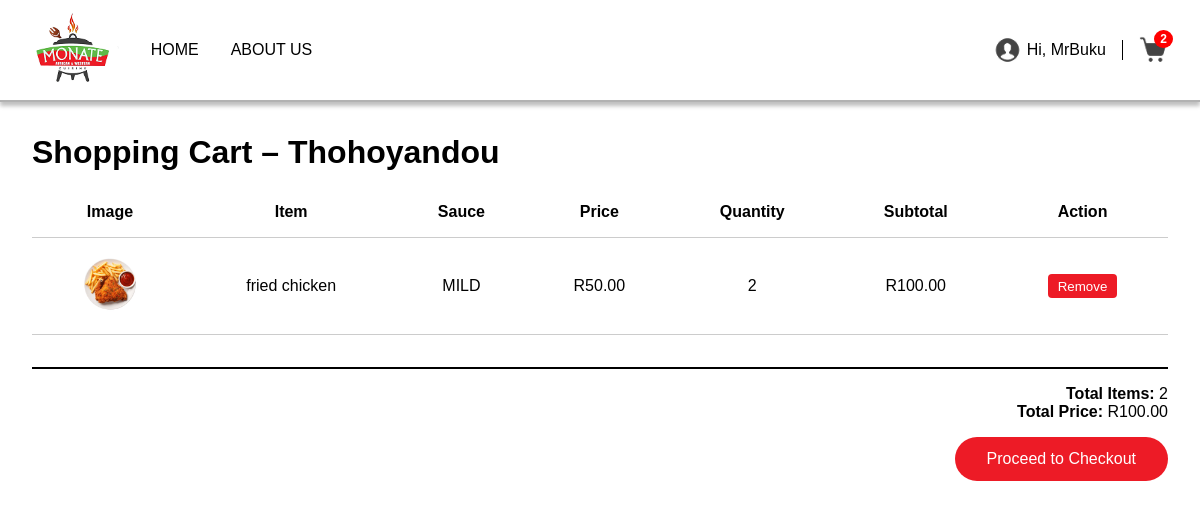
The app's page /menu/cart.php (signed in) with its own data.
### tables this page shows
CREATE TABLE `cart` (
  `id` int(11) NOT NULL,
  `user_id` int(11) NOT NULL,
  `branch_location` varchar(255) NOT NULL,
  `item_id` int(11) NOT NULL,
  `name` varchar(255) NOT NULL,
  `price` decimal(10,2) NOT NULL,
  `quantity` int(11) NOT NULL DEFAULT 1,
  `sauce` varchar(100) DEFAULT NULL,
  `image` varchar(255) DEFAULT NULL,
  `created_at` timestamp NOT NULL DEFAULT current_timestamp()
);

### menu/cart.php (the view, shortened to what this page needs)
<?php
require_once "../API/db.php";
$branchLocation = "Thohoyandou";
$userId = $_SESSION["user_id"];
$stmt = $conn->prepare("
    SELECT C.id, C.item_id, C.name, C.price, C.quantity, C.sauce, C.image
    FROM Cart C
    WHERE C.user_id = ? AND C.branch_location = ?
");
$stmt->bind_param("is", $userId, $branchLocation);
$stmt->execute();
$result = $stmt->get_result();
$cartItems = $result->fetch_all(MYSQLI_ASSOC);
$totalItems = 0;
$totalPrice = 0;
foreach ($cartItems as $item) {
    $totalItems += $item["quantity"];
    $totalPrice += $item["price"] * $item["quantity"];
}
?>
<!DOCTYPE html>
<html lang="en">
<head>
</head>
<body>
  <header class="top-header">
    <div class="logo">
      <img src="img/logo 2.png" alt="Monate Logo">
    </div>
    <nav class="nav-links">
      <a href="../HOME/index.php">HOME</a>
      <a href="../About Us/index.php">ABOUT US</a>
    </nav>
    <div class="account-cart">
      <a href="../Sign in/index.php" class="account">
        <img src="img/profile.png" alt="Account">
        <span>
          <?php if (isset($_SESSION["username"])): ?>
            Hi, <?= htmlspecialchars($_SESSION["username"]); ?>
          <?php else: ?>
            ACCOUNT
          <?php endif; ?>
        </span>
      </a>
      <a href="cart.php" class="cart">
        <img src="img/shopping cart.png" alt="Cart">
        <?php if ($totalItems > 0): ?>
          <span class="cart-badge"><?= $totalItems ?></span>
        <?php endif; ?>
      </a>
    </div>
  </header>
  <main class="cart-page">
    <h1>Shopping Cart – Thohoyandou</h1>
    <?php if (empty($cartItems)): ?>
      <p>Your cart for <strong>Thohoyandou</strong> is empty.
         <a href="Thohoyandou.php">Continue Shopping</a></p>
    <?php else: ?>
      <table class="cart-table">
        <tr>
          <th>Image</th>
          <th>Item</th>
          <th>Sauce</th>
          <th>Price</th>
          <th>Quantity</th>
          <th>Subtotal</th>
          <th>Action</th>
        </tr>
        <?php foreach ($cartItems as $item): ?>
          <tr>
            <td><img src="<?= htmlspecialchars($item['image']) ?>" alt="<?= htmlspecialchars($item['name']) ?>"></td>
            <td><?= htmlspecialchars($item['name']) ?></td>
            <td><?= htmlspecialchars($item['sauce']) ?></td>
            <td>R<?= number_format($item['price'], 2) ?></td>
            <td><?= $item['quantity'] ?></td>
            <td>R<?= number_format($item['price'] * $item['quantity'], 2) ?></td>
            <td>
              <form method="POST" action="remove_from_cart.php" style="display:inline;">
                <button type="submit" class="remove-btn">Remove</button>
              </form>
            </td>
          </tr>
        <?php endforeach; ?>
      </table>
      <div class="summary">
        <p><strong>Total Items:</strong> <?= $totalItems ?></p>
        <p><strong>Total Price:</strong> R<?= number_format($totalPrice, 2) ?></p>
        <a href="checkout.php?branch=Thohoyandou">
          <button class="checkout-btn">Proceed to Checkout</button>
        </a>
      </div>
    <?php endif; ?>
  </main>
</body>
</html>

### menu/cart.php (style rules this page uses)
* { margin: 0; padding: 0; box-sizing: border-box; }
body { font-family: Arial, Helvetica, sans-serif; background: #fff; color: #000; }
.top-header { display: flex; align-items: center; padding: 0.5rem 2rem; background: #fff; border-bottom: 2px solid rgba(0,0,0,0.3); box-shadow: 0 4px 4px rgba(0,0,0,0.25); position: sticky; top: 0; z-index: 1000; }
.logo img { height: 80px; }
.nav-links { display: flex; gap: 2rem; margin-left: 2rem; }
.nav-links a { color: black; text-decoration: none; font-size: 1rem; font-weight: 400; }
.account-cart { display: flex; align-items: center; gap: 1rem; margin-left: auto; }
.account, .cart { display: flex; align-items: center; gap: 0.3rem; text-decoration: none; color: black; font-size: 1rem; }
.account img, .cart img { height: 30px; }
.cart { position: relative; }
.cart-badge { position: absolute; top: -5px; right: -5px; background: red; color: white; font-size: 12px; font-weight: bold; padding: 2px 6px; border-radius: 50%; }
.cart-page { padding: 2rem; }
.cart-page h1 { margin-bottom: 1rem; }
.cart-table { width: 100%; border-collapse: collapse; margin-bottom: 2rem; }
.cart-table th, .cart-table td { padding: 1rem; border-bottom: 1px solid #ccc; text-align: center; }
.cart-table img { width: 60px; height: 60px; object-fit: cover; border-radius: 8px; }
.remove-btn { background: #ed1b26; color: white; padding: 0.3rem 0.6rem; border: none; border-radius: 4px; cursor: pointer; }
.summary { text-align: right; border-top: 2px solid #000; padding-top: 1rem; }
.checkout-btn { margin-top: 1rem; background: #ed1b26; color: #fff; padding: 0.8rem 2rem; border: none; font-size: 1rem; border-radius: 25px; cursor: pointer; }

### records on screen
cart: image (picture), name "fried chicken", sauce "MILD", price "50.00", quantity "2", $item['price'] * $item['quantity'] "100.00"

### other values on screen
$_SESSION["username"] "MrBuku"
$totalItems "2"
$totalPrice "100.00"
